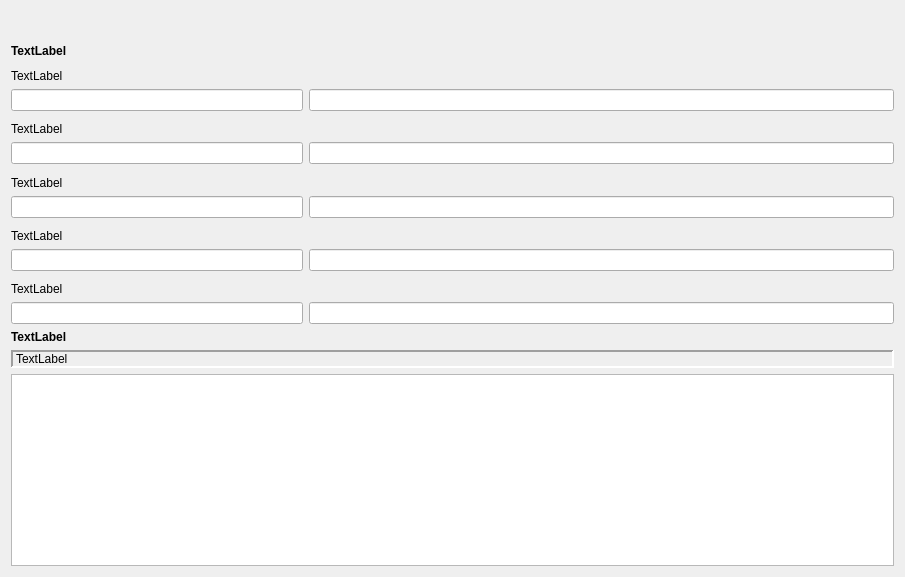
         <widget class="QWidget" name="scrollAreaWidgetContents_4">
          <property name="geometry">
           <rect>
            <x>0</x>
            <y>0</y>
            <width>905</width>
            <height>577</height>
           </rect>
          </property>
          <layout class="QVBoxLayout" name="verticalLayout_29">
           <item>
            <widget class="QLabel" name="Lec13_Label18">
             <property name="sizePolicy">
              <sizepolicy hsizetype="Preferred" vsizetype="Preferred">
               <horstretch>0</horstretch>
               <verstretch>0</verstretch>
              </sizepolicy>
             </property>
             <property name="font">
              <font>
               <weight>75</weight>
               <bold>true</bold>
              </font>
             </property>
             <property name="text">
              <string>TextLabel</string>
             </property>
             <property name="alignment">
              <set>Qt::AlignBottom|Qt::AlignLeading|Qt::AlignLeft</set>
             </property>
             <property name="wordWrap">
              <bool>true</bool>
             </property>
            </widget>
           </item>
           <item>
            <layout class="QVBoxLayout" name="verticalLayout_23">
             <item>
              <widget class="QLabel" name="Lec13_Label19">
               <property name="text">
                <string>TextLabel</string>
               </property>
               <property name="alignment">
                <set>Qt::AlignBottom|Qt::AlignLeading|Qt::AlignLeft</set>
               </property>
               <property name="wordWrap">
                <bool>true</bool>
               </property>
               <property name="buddy">
                <cstring>lineEdit_59</cstring>
               </property>
              </widget>
             </item>
             <item>
              <layout class="QHBoxLayout" name="horizontalLayout_63" stretch="1,2">
               <item>
                <widget class="cx_edit" name="lineEdit_59">
                 <property name="sizePolicy">
                  <sizepolicy hsizetype="Preferred" vsizetype="Preferred">
                   <horstretch>0</horstretch>
                   <verstretch>0</verstretch>
                  </sizepolicy>
                 </property>
                </widget>
               </item>
               <item>
                <widget class="cx_edit" name="lineEdit_54">
                 <property name="sizePolicy">
                  <sizepolicy hsizetype="Preferred" vsizetype="Preferred">
                   <horstretch>0</horstretch>
                   <verstretch>0</verstretch>
                  </sizepolicy>
                 </property>
                </widget>
               </item>
              </layout>
             </item>
            </layout>
           </item>
           <item>
            <layout class="QVBoxLayout" name="verticalLayout_24">
             <item>
              <widget class="QLabel" name="Lec13_Label20">
               <property name="text">
                <string>TextLabel</string>
               </property>
               <property name="alignment">
                <set>Qt::AlignBottom|Qt::AlignLeading|Qt::AlignLeft</set>
               </property>
               <property name="wordWrap">
                <bool>true</bool>
               </property>
               <property name="buddy">
                <cstring>lineEdit_60</cstring>
               </property>
              </widget>
             </item>
             <item>
              <layout class="QHBoxLayout" name="horizontalLayout_64" stretch="1,2">
               <item>
                <widget class="cx_edit" name="lineEdit_60">
                 <property name="sizePolicy">
                  <sizepolicy hsizetype="Preferred" vsizetype="Preferred">
                   <horstretch>0</horstretch>
                   <verstretch>0</verstretch>
                  </sizepolicy>
                 </property>
                </widget>
               </item>
               <item>
                <widget class="cx_edit" name="lineEdit_55">
                 <property name="sizePolicy">
                  <sizepolicy hsizetype="Preferred" vsizetype="Preferred">
                   <horstretch>0</horstretch>
                   <verstretch>0</verstretch>
                  </sizepolicy>
                 </property>
                </widget>
               </item>
              </layout>
             </item>
            </layout>
           </item>
           <item>
            <layout class="QVBoxLayout" name="verticalLayout_26">
             <item>
              <widget class="QLabel" name="Lec13_Label21">
               <property name="text">
                <string>TextLabel</string>
               </property>
               <property name="alignment">
                <set>Qt::AlignBottom|Qt::AlignLeading|Qt::AlignLeft</set>
               </property>
               <property name="wordWrap">
                <bool>true</bool>
               </property>
               <property name="buddy">
                <cstring>lineEdit_61</cstring>
               </property>
              </widget>
             </item>
             <item>
              <layout class="QHBoxLayout" name="horizontalLayout_65" stretch="1,2">
               <item>
                <widget class="cx_edit" name="lineEdit_61">
                 <property name="sizePolicy">
                  <sizepolicy hsizetype="Preferred" vsizetype="Preferred">
                   <horstretch>0</horstretch>
                   <verstretch>0</verstretch>
                  </sizepolicy>
                 </property>
                </widget>
               </item>
               <item>
                <widget class="cx_edit" name="lineEdit_56">
                 <property name="sizePolicy">
                  <sizepolicy hsizetype="Preferred" vsizetype="Preferred">
                   <horstretch>0</horstretch>
                   <verstretch>0</verstretch>
                  </sizepolicy>
                 </property>
                </widget>
               </item>
              </layout>
             </item>
            </layout>
           </item>
           <item>
            <layout class="QVBoxLayout" name="verticalLayout_27">
             <item>
              <widget class="QLabel" name="Lec13_Label22">
               <property name="text">
                <string>TextLabel</string>
               </property>
               <property name="alignment">
                <set>Qt::AlignBottom|Qt::AlignLeading|Qt::AlignLeft</set>
               </property>
               <property name="wordWrap">
                <bool>true</bool>
               </property>
               <property name="buddy">
                <cstring>lineEdit_62</cstring>
               </property>
              </widget>
             </item>
             <item>
              <layout class="QHBoxLayout" name="horizontalLayout_66" stretch="1,2">
               <item>
                <widget class="cx_edit" name="lineEdit_62">
                 <property name="sizePolicy">
                  <sizepolicy hsizetype="Preferred" vsizetype="Preferred">
                   <horstretch>0</horstretch>
                   <verstretch>0</verstretch>
                  </sizepolicy>
                 </property>
                </widget>
               </item>
               <item>
                <widget class="cx_edit" name="lineEdit_57">
                 <property name="sizePolicy">
                  <sizepolicy hsizetype="Preferred" vsizetype="Preferred">
                   <horstretch>0</horstretch>
                   <verstretch>0</verstretch>
                  </sizepolicy>
                 </property>
                </widget>
               </item>
              </layout>
             </item>
            </layout>
           </item>
           <item>
            <layout class="QVBoxLayout" name="verticalLayout_28">
             <item>
              <widget class="QLabel" name="Lec13_Label23">
               <property name="text">
                <string>TextLabel</string>
               </property>
               <property name="alignment">
                <set>Qt::AlignBottom|Qt::AlignLeading|Qt::AlignLeft</set>
               </property>
               <property name="wordWrap">
                <bool>true</bool>
               </property>
               <property name="buddy">
                <cstring>lineEdit_63</cstring>
               </property>
              </widget>
             </item>
             <item>
              <layout class="QHBoxLayout" name="horizontalLayout_67" stretch="1,2">
               <item>
                <widget class="cx_edit" name="lineEdit_63">
                 <property name="sizePolicy">
                  <sizepolicy hsizetype="Preferred" vsizetype="Preferred">
                   <horstretch>0</horstretch>
                   <verstretch>0</verstretch>
                  </sizepolicy>
                 </property>
                </widget>
               </item>
               <item>
                <widget class="cx_edit" name="lineEdit_58">
                 <property name="sizePolicy">
                  <sizepolicy hsizetype="Preferred" vsizetype="Preferred">
                   <horstretch>0</horstretch>
                   <verstretch>0</verstretch>
                  </sizepolicy>
                 </property>
                </widget>
               </item>
              </layout>
             </item>
            </layout>
           </item>
           <item>
            <layout class="QVBoxLayout" name="verticalLayout_34">
             <item>
              <widget class="QLabel" name="Lec13_Label24">
               <property name="sizePolicy">
                <sizepolicy hsizetype="Preferred" vsizetype="Preferred">
                 <horstretch>0</horstretch>
                 <verstretch>0</verstretch>
                </sizepolicy>
               </property>
               <property name="font">
                <font>
                 <weight>75</weight>
                 <bold>true</bold>
                </font>
               </property>
               <property name="text">
                <string>TextLabel</string>
               </property>
               <property name="alignment">
                <set>Qt::AlignBottom|Qt::AlignLeading|Qt::AlignLeft</set>
               </property>
               <property name="wordWrap">
                <bool>true</bool>
               </property>
              </widget>
             </item>
             <item>
              <widget class="QLabel" name="Lec13_Label26">
               <property name="frameShape">
                <enum>QFrame::Panel</enum>
               </property>
               <property name="frameShadow">
                <enum>QFrame::Sunken</enum>
               </property>
               <property name="lineWidth">
                <number>2</number>
               </property>
               <property name="text">
                <string>TextLabel</string>
               </property>
               <property name="wordWrap">
                <bool>true</bool>
               </property>
               <property name="margin">
                <number>5</number>
               </property>
               <property name="buddy">
                <cstring>plainTextEdit</cstring>
               </property>
               <property name="tipo" stdset="0">
                <string>teksta</string>
               </property>
              </widget>
             </item>
             <item>
              <widget class="cx_plainedit" name="plainTextEdit">
               <property name="sizePolicy">
                <sizepolicy hsizetype="Preferred" vsizetype="Preferred">
                 <horstretch>0</horstretch>
                 <verstretch>0</verstretch>
                </sizepolicy>
               </property>
              </widget>
             </item>
            </layout>
           </item>
          </layout>
         </widget>
